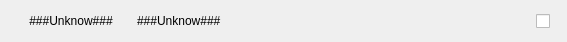
<?xml version="1.0" encoding="UTF-8"?>
<ui version="4.0">
 <class>GitStatus</class>
 <widget class="QWidget" name="GitStatus">
  <property name="geometry">
   <rect>
    <x>0</x>
    <y>0</y>
    <width>567</width>
    <height>38</height>
   </rect>
  </property>
  <property name="windowTitle">
   <string>Form</string>
  </property>
  <layout class="QHBoxLayout" name="horizontalLayout">
   <item>
    <widget class="QLabel" name="label_status">
     <property name="maximumSize">
      <size>
       <width>120</width>
       <height>16777215</height>
      </size>
     </property>
     <property name="text">
      <string>###Unknow###</string>
     </property>
     <property name="alignment">
      <set>Qt::AlignCenter</set>
     </property>
    </widget>
   </item>
   <item>
    <widget class="QLabel" name="label_file">
     <property name="text">
      <string>###Unknow###</string>
     </property>
    </widget>
   </item>
   <item>
    <widget class="QCheckBox" name="checkBox">
     <property name="minimumSize">
      <size>
       <width>20</width>
       <height>20</height>
      </size>
     </property>
     <property name="maximumSize">
      <size>
       <width>20</width>
       <height>20</height>
      </size>
     </property>
     <property name="text">
      <string/>
     </property>
    </widget>
   </item>
  </layout>
 </widget>
 <resources/>
 <connections/>
</ui>
